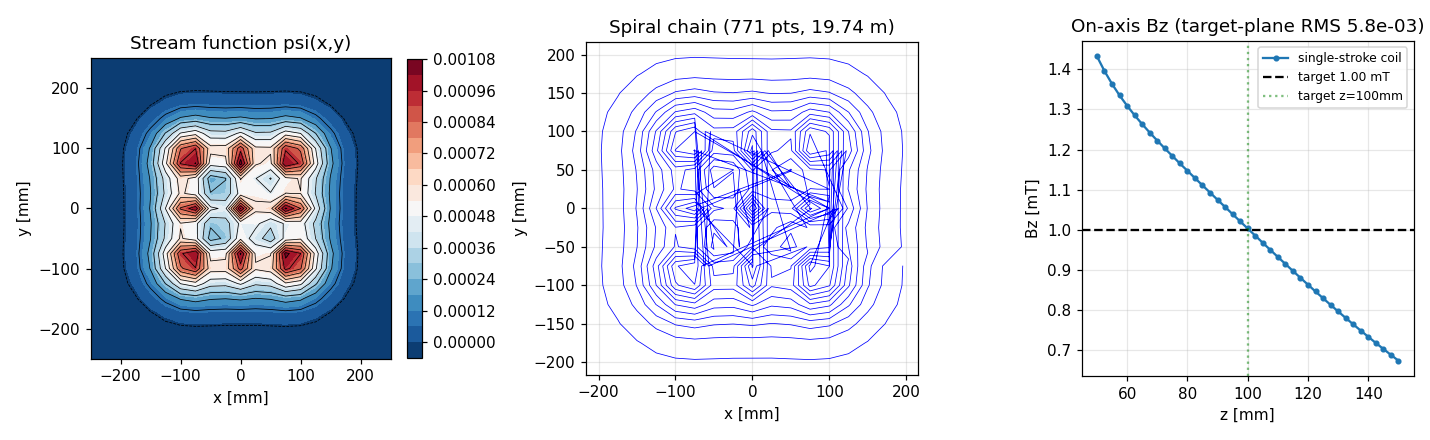

This figure's Python source:
"""SF -> planar uniform-Bz coil (the easy end of single-stroke complexity).

Source surface: square z=0 plane of half-extent `plane_half`.
Target: uniform Bz = B0 at z=target_z over a square of half-extent `target_half`.

Pipeline (same shape as demo_sf_to_peec_gx.py, planar geometry):

  [1] stream function method   target Bz=B0 (constant) over (x,y) at z=h
                                -> psi(x,y) via (ACA+)+TSVD pseudo-inverse
  [2] equal-current contours    psi level set -> nested closed curves
                                (for uniform target -> CONCENTRIC, no
                                fingerprint / no Maxwell-pair complexity)
  [3] single-stroke SPIRAL      open each contour at its rightmost point,
                                connect via short straight blend at the cut
                                line.  Topologically trivial (axisymmetric
                                contour family + Kuijpers Method-1 rung) so
                                the chain has NO criss-cross diagonals.
  [4] CAD                       sweep a round wire along the spiral -> STEP
  [5] PEEC                      chain polyline -> PEECBuilder -> L, R at f
  [6] field                     Bz over the target plane + on-axis profile
  [7] verify                    target uniformity vs manufactured-coil Bz

Path A (compensated iteration) is also available here -- the axisymmetric
contour family DOES vary smoothly with psi (no level-set topology jumps
like the Gx fingerprint), so the iteration is expected to actually
converge here.  This validates the principle "simple coil -> easy
single-stroke -> Path A converges" from the
``radia-mcp aca_tsvd(single_stroke)`` discussion.

Run:  python demo_planar_uniform_coil.py [--n 21] [--nlevels 12]
                                          [--compensated-iter N] [--with-peec]
"""
import argparse
import os
import sys
import time
from pathlib import Path

import numpy as np

HERE = Path(__file__).resolve().parent
sys.path.insert(0, str(HERE.parents[1] / "src"))

from radia.stream_function import aca_tsvd, pseudo_inverse_solve
from radia.biot_savart import h_segments_batch, MU0


# --------------------------------------------------------------------------
# Same exact Biot-Savart segment Hz as the Gx demo (consistent kernel for
# matrix entries and verification field).
# --------------------------------------------------------------------------
def _seg_Hz(O, P1, P2):
    eps = 1.0e-15
    d = P2 - P1
    R21 = float(d @ d)
    o1 = O - P1
    o2 = O - P2
    OR1 = np.sqrt(o1 @ o1)
    OR2 = np.sqrt(o2 @ o2)
    O121 = float(o1 @ d)
    O221 = float(o2 @ d)
    Rc12 = O121 / OR1
    Rc21 = -O221 / OR2
    L = o1 - O121 * d / R21
    L1 = float(L @ L) + eps
    f = (Rc12 + Rc21) / (4.0 * np.pi * L1 * R21)
    return (d[0] * L[1] - d[1] * L[0]) * f


def _loop_Hz(obs, corners):
    hz = 0.0
    for c in range(4):
        n = (c + 1) % 4
        hz += _seg_Hz(obs, corners[c], corners[n])
    return hz


def planar_loop_corners(x, y, dx, dy, z=0.0):
    """4 corners of a quad loop on the z-plane, CCW as seen from +z.

    Order (-,-), (+,-), (+,+), (-,+).  CCW from +z gives a loop whose
    magnetic moment points in +z when carrying positive current.
    """
    return np.array([
        [x - dx / 2, y - dy / 2, z],
        [x + dx / 2, y - dy / 2, z],
        [x + dx / 2, y + dy / 2, z],
        [x - dx / 2, y + dy / 2, z],
    ])


# --------------------------------------------------------------------------
# Contour extraction in (x, y).  No phi-periodicity wrap (unlike the
# cylinder case); matplotlib emits each closed contour as one polyline.
# --------------------------------------------------------------------------
def contour_polylines_xy(psi_xy, x_grid, y_grid, n_levels):
    import matplotlib
    matplotlib.use("Agg")
    import matplotlib.pyplot as plt

    lo, hi = float(psi_xy.min()), float(psi_xy.max())
    if hi <= lo:
        return [], 0.0
    dI = (hi - lo) / n_levels
    levels = lo + (np.arange(n_levels) + 0.5) * dI

    X, Y = np.meshgrid(x_grid, y_grid, indexing="ij")
    fig = plt.figure()
    cs = plt.contour(X, Y, psi_xy, levels=levels)
    plt.close(fig)

    polylines = []
    allsegs = getattr(cs, "allsegs", None)
    if allsegs is None:
        return [], dI
    for segs_at_level in allsegs:
        for poly in segs_at_level:
            if len(poly) < 3:
                continue
            polylines.append(np.asarray(poly, dtype=float))
    return polylines, dI


# --------------------------------------------------------------------------
# Single-stroke SPIRAL: open every contour at its rightmost point (max x),
# sort contours by enclosed area (outer first), connect via straight (x, y)
# rung at the cut.  This is Kuijpers Method-1 specialised to an
# axisymmetric contour family on a planar surface -- the cut line is the
# positive x-axis ray.
# --------------------------------------------------------------------------
def _dedupe_path(path, tol=1.0e-9):
    diffs = np.linalg.norm(np.diff(path, axis=0), axis=1)
    keep = np.concatenate([[True], diffs > tol])
    return path[keep]


def single_stroke_spiral_xy(polylines, n_blend=1):
    """Spiral chain: outer-to-inner, opened at rightmost (max-x) point."""
    n = len(polylines)
    if n == 0:
        return np.zeros((0, 2))

    def cut_index(poly):
        return int(np.argmax(poly[:, 0]))

    def cut_radius_sq(poly):
        i = cut_index(poly)
        return float(poly[i, 0] ** 2 + poly[i, 1] ** 2)

    indices = sorted(range(n), key=lambda k: -cut_radius_sq(polylines[k]))

    chain_parts = []
    for k in indices:
        poly = polylines[k]
        i = cut_index(poly)
        closed = np.linalg.norm(poly[0] - poly[-1]) < 1e-9
        if closed:
            body = poly[:-1]
            opened = np.vstack([body[i:], body[:i]])
        else:
            opened = poly if i == 0 else np.vstack([poly[i:], poly[:i]])

        if chain_parts:
            prev_end = chain_parts[-1][-1]
            t = np.linspace(0.0, 1.0, n_blend + 2)[1:-1]
            if len(t) > 0:
                blend = np.column_stack([
                    prev_end[0] + t * (opened[0, 0] - prev_end[0]),
                    prev_end[1] + t * (opened[0, 1] - prev_end[1]),
                ])
                chain_parts.append(blend)
        chain_parts.append(opened)

    return np.vstack(chain_parts) if chain_parts else np.zeros((0, 2))


def chain_xy_to_3d(chain_xy, z=0.0, dedupe_tol=1.0e-9):
    path = np.column_stack([
        chain_xy[:, 0],
        chain_xy[:, 1],
        z * np.ones(len(chain_xy)),
    ])
    return _dedupe_path(path, tol=dedupe_tol)


def bz_at(path_3d, current, obs):
    segs = np.stack([path_3d[:-1], path_3d[1:]], axis=1)
    H = h_segments_batch(segs, obs, current=current)
    return MU0 * H[:, 2]


def main():
    ap = argparse.ArgumentParser()
    ap.add_argument("--n", type=int, default=21, help="basis grid n x n")
    ap.add_argument("--plane-half", type=float, default=0.25,
                    help="source plane half-extent [m] (default 250 mm)")
    ap.add_argument("--target-half", type=float, default=0.05,
                    help="target region half-extent [m] (default 50 mm)")
    ap.add_argument("--target-z", type=float, default=0.10,
                    help="target plane z above source [m] (default 100 mm)")
    ap.add_argument("--n-target", type=int, default=5,
                    help="target grid n x n (default 5 -> M=25)")
    ap.add_argument("--B0", type=float, default=1.0e-3,
                    help="target uniform Bz [T] (default 1 mT)")
    ap.add_argument("--nlevels", type=int, default=12,
                    help="equal-current contour levels")
    ap.add_argument("--k", type=int, default=0,
                    help="TSVD modes (0 = auto)")
    ap.add_argument("--compensated-iter", type=int, default=0,
                    help="Path-A compensated iteration count (0 = disable). "
                         "On this axisymmetric topology the iteration is "
                         "expected to actually converge.")
    ap.add_argument("--compensated-step", type=float, default=1.0,
                    help="phi update step size (0 < step <= 1)")
    ap.add_argument("--with-peec", action="store_true",
                    help="also run STEP export + PEEC L, R")
    args = ap.parse_args()

    print("=== SF -> planar uniform-Bz coil ===")

    # ------- basis grid: n x n quad loops on z = 0 plane ----------------
    g = np.linspace(-args.plane_half, args.plane_half, args.n)
    dx = dy = (2 * args.plane_half) / (args.n - 1)
    corners_list = []
    for xi in g:
        for yi in g:
            corners_list.append(planar_loop_corners(xi, yi, dx, dy))
    N = len(corners_list)

    # ------- target 3D points at z = target_z ---------------------------
    gt = np.linspace(-args.target_half, args.target_half, args.n_target)
    Xt, Yt = np.meshgrid(gt, gt, indexing="ij")
    obs = np.column_stack([Xt.ravel(), Yt.ravel(),
                            args.target_z * np.ones(Xt.size)])
    M = obs.shape[0]
    B_target = args.B0 * np.ones(M)

    def entry(i, j):
        return _loop_Hz(obs[i], corners_list[j])

    # ------- [1] SF solve via (ACA+)+TSVD --------------------------------
    modes = min(M, N) if args.k <= 0 else min(args.k, M, N)
    res = aca_tsvd(M, N, entry, modes=modes, kmax=min(M, N),
                   aca_eps=1.0e-8, method=3)
    k_use = res.modes if args.k <= 0 else min(args.k, res.modes)
    psi = pseudo_inverse_solve(res, B_target, k_mode=k_use)

    print(f"[1] SF design: plane {args.n}x{args.n} -> N={N} basis loops,"
          f" M={M} target obs at z={args.target_z*1e3:.0f}mm")
    print(f"    ACA+ k_aca = {res.k_aca} (of min(M,N)={min(M, N)}),"
          f" TSVD modes used = {k_use}")

    # Continuous residual = how well the SF design hits B_target
    A_psi = np.array([sum(entry(i, j) * psi[j] for j in range(N))
                      for i in range(M)])
    cont_res = float(np.linalg.norm(A_psi - B_target) /
                     (np.linalg.norm(B_target) + 1e-30))
    print(f"    continuous SF: ||A psi - B0||/||B0|| = {cont_res:.3e}")

    psi_xy = psi.reshape(args.n, args.n)

    # ------- [2] equal-current contours ---------------------------------
    polylines, dI = contour_polylines_xy(psi_xy, g, g, args.nlevels)
    n_wire = len(polylines)
    if n_wire == 0:
        print("[2] no usable contours (psi is constant). aborting.")
        return
    print(f"[2] contours: {n_wire} closed curves, dI = {dI:.4g}")

    # ------- [3a] Path-A compensated iteration (optional) ---------------
    if args.compensated_iter > 0:
        print(f"[3a] Path-A compensated iteration "
              f"({args.compensated_iter} iters, step={args.compensated_step})")
        best_psi = psi.copy()
        best_polylines = polylines
        best_res_norm = float("inf")
        for it in range(args.compensated_iter):
            chain_it = single_stroke_spiral_xy(polylines)
            path_it = chain_xy_to_3d(chain_it)
            Bz_unit_it = bz_at(path_it, 1.0, obs)
            denom_it = float(np.dot(Bz_unit_it, Bz_unit_it))
            I_w_it = float(np.dot(Bz_unit_it, B_target) / denom_it) \
                if denom_it > 0 else 0.0
            residual = B_target - I_w_it * Bz_unit_it
            res_norm = float(np.linalg.norm(residual) /
                             (np.linalg.norm(B_target) + 1e-30))
            tag = ""
            if res_norm < best_res_norm:
                best_res_norm = res_norm
                best_psi = psi.copy()
                best_polylines = polylines
                tag = " <-- best"
            print(f"     iter {it+1}: I_w = {I_w_it:.3e},"
                  f" |B_target - chain|/|B_target| = {res_norm:.3e}{tag}")
            delta_phi = pseudo_inverse_solve(res, residual, k_mode=k_use)
            psi = psi + args.compensated_step * delta_phi
            psi_xy = psi.reshape(args.n, args.n)
            polylines, dI = contour_polylines_xy(
                psi_xy, g, g, args.nlevels)
            if not polylines:
                print("     iter aborted: psi became flat")
                break
        psi = best_psi
        polylines = best_polylines
        psi_xy = psi.reshape(args.n, args.n)
        print(f"     final: best residual = {best_res_norm:.3e}")

    # ------- [3] single-stroke spiral chain ------------------------------
    chain_xy = single_stroke_spiral_xy(polylines)
    path = chain_xy_to_3d(chain_xy)
    seg_lens = np.linalg.norm(np.diff(path, axis=0), axis=1)
    length = float(seg_lens.sum())
    print(f"[3] spiral chain: {len(path)} points,"
          f" {len(path) - 1} segments, wire length = {length:.3f} m"
          f" (one continuous conductor)")

    # ------- [6][7] field of single-stroke coil over the target ---------
    Bz_unit = bz_at(path, 1.0, obs)
    denom = float(np.dot(Bz_unit, Bz_unit))
    I_w = float(np.dot(Bz_unit, B_target) / denom) if denom > 0 else 0.0
    Bz_dsv = I_w * Bz_unit
    rms = float(np.linalg.norm(Bz_dsv - B_target) /
                (np.linalg.norm(B_target) + 1e-30))
    Bz_mean = float(np.mean(Bz_dsv))
    Bz_max = float(np.max(Bz_dsv))
    Bz_min = float(np.min(Bz_dsv))
    nonuniformity = (Bz_max - Bz_min) / (abs(Bz_mean) + 1e-30)
    print(f"[6] best-fit single current I_w = {I_w:.4g} A,"
          f" target-plane RMS = {rms:.3e}")
    print(f"    Bz over target: mean = {Bz_mean:.3e} T,"
          f" range = [{Bz_min:.3e}, {Bz_max:.3e}] T,"
          f" peak-to-peak / mean = {nonuniformity:.3e}")
    print(f"    (target B0 = {args.B0:.3e} T)")

    # On-axis Bz vs z to visualise coil's region of uniformity
    zv = np.linspace(0.5 * args.target_z, 1.5 * args.target_z, 41)
    obs_axis = np.column_stack([np.zeros_like(zv), np.zeros_like(zv), zv])
    Bz_axis = bz_at(path, I_w, obs_axis)
    print(f"[7] on-axis Bz at z={args.target_z*1e3:.0f}mm: {Bz_axis[20]:.3e} T")

    if args.with_peec:
        run_peec_chain(path, I_w)

    # ------- plot -------------------------------------------------------
    try:
        import matplotlib
        matplotlib.use("Agg")
        import matplotlib.pyplot as plt
        plt.rcParams["pdf.fonttype"] = 42
        fig = plt.figure(figsize=(13, 4))

        ax1 = fig.add_subplot(1, 3, 1)
        cf = ax1.contourf(g * 1e3, g * 1e3, psi_xy.T, levels=20, cmap="RdBu_r")
        lo, hi = psi_xy.min(), psi_xy.max()
        if hi > lo:
            lv = lo + (np.arange(args.nlevels) + 0.5) * (hi - lo) / args.nlevels
            ax1.contour(g * 1e3, g * 1e3, psi_xy.T, levels=lv,
                        colors="k", linewidths=0.5)
        ax1.set_xlabel("$x$ (mm)")
        ax1.set_ylabel("$y$ (mm)")
        ax1.set_aspect("equal")
        ax1.text(0.02, 0.96, "(a)", transform=ax1.transAxes, fontsize=10)
        fig.colorbar(cf, ax=ax1, fraction=0.045)

        ax2 = fig.add_subplot(1, 3, 2)
        ax2.plot(path[:, 0] * 1e3, path[:, 1] * 1e3, "b-", lw=0.5)
        ax2.set_xlabel("$x$ (mm)"); ax2.set_ylabel("$y$ (mm)")
        ax2.set_aspect("equal")
        ax2.text(0.02, 0.96, "(b)", transform=ax2.transAxes, fontsize=10)
        ax2.grid(alpha=0.3)

        ax3 = fig.add_subplot(1, 3, 3)
        ax3.plot(zv * 1e3, Bz_axis * 1e3, "o-", ms=3, label="single-stroke coil")
        ax3.axhline(args.B0 * 1e3, color="k", linestyle="--",
                    label=f"target {args.B0*1e3:.2f} mT")
        ax3.axvline(args.target_z * 1e3, color="g", linestyle=":",
                    alpha=0.5, label=f"target z={args.target_z*1e3:.0f}mm")
        ax3.set_xlabel("$z$ (mm)"); ax3.set_ylabel("$B_z$ (mT)")
        ax3.text(0.02, 0.96, "(c)", transform=ax3.transAxes, fontsize=10)
        ax3.legend(loc="best", fontsize=8); ax3.grid(alpha=0.3)

        out = HERE / "demo_planar_uniform_coil.png"
        fig.tight_layout()
        fig.savefig(out, dpi=110)
        print(f"Saved plot: {out.name}")
    except ImportError:
        print("(matplotlib not installed; skipped plot)")


def run_peec_chain(path, I_w):
    """[4] CAD STEP via build123d Spline + Frenet sweep + [5] PEEC L, R."""
    stride = max(1, len(path) // 500)
    cpath = path[::stride]
    if not np.allclose(cpath[-1], path[-1]):
        cpath = np.vstack([cpath, path[-1]])
    diffs = np.linalg.norm(np.diff(cpath, axis=0), axis=1)
    cpath = cpath[np.concatenate([[True], diffs > 1.0e-4])]

    step_path = str(HERE / "planar_uniform_coil.step")
    try:
        import build123d as b3d
        from radia.coil_from_cad import export_step_with_labels
        mm = 1000.0
        pmm = cpath * mm
        seg_lens = np.linalg.norm(np.diff(pmm, axis=0), axis=1)
        r_wire = float(max(0.2, min(1.0, 0.25 * np.median(seg_lens))))
        t0 = time.time()
        try:
            wire = b3d.Spline(*[b3d.Vector(float(x), float(y), float(z))
                                for x, y, z in pmm])
            # tangent at first segment
            tan = pmm[1] - pmm[0]
            tan = tan / np.linalg.norm(tan)
            pl = b3d.Plane(origin=b3d.Vector(*pmm[0]), z_dir=b3d.Vector(*tan))
            sec = pl.location * b3d.Circle(radius=r_wire).face()
            solid = b3d.sweep(sec, path=wire, is_frenet=True)
            try:
                solid.label = "coil"
            except Exception:
                pass
            export_step_with_labels([solid], step_path)
            print(f"[4] CAD: round wire r={r_wire:.2f}mm swept along spiral -> "
                  f"{os.path.basename(step_path)} ({os.path.getsize(step_path)//1024} KB,"
                  f" vol={solid.volume:.0f} mm^3, {time.time()-t0:.1f}s)")
        except Exception as se:
            poly = b3d.Polyline(*[b3d.Vector(float(x), float(y), float(z))
                                  for x, y, z in pmm])
            b3d.export_step(poly, step_path)
            print(f"[4] CAD: solid sweep failed ({type(se).__name__}); "
                  f"exported Polyline WIRE -> {os.path.basename(step_path)}"
                  f" ({os.path.getsize(step_path)//1024} KB)")
    except Exception as e:
        print(f"[4] CAD STEP export FAILED: {type(e).__name__}: {str(e)[:120]}")

    try:
        from radia.peec_matrices import PEECBuilder
        from radia.peec_topology import PEECCircuitSolver
        b = PEECBuilder()
        nodes = [b.add_node_at(float(p[0]), float(p[1]), float(p[2]))
                 for p in cpath]
        seg_lens = np.linalg.norm(np.diff(cpath, axis=0), axis=1)
        w = hh = float(max(2.0e-4, min(2.0e-3, 0.2 * np.median(seg_lens))))
        for i in range(len(nodes) - 1):
            b.add_connected_segment(nodes[i], nodes[i + 1], w, hh, sigma=5.8e7)
        b.add_port(nodes[0], nodes[-1])
        topo = b.build_topology()
        solver = PEECCircuitSolver(topo)
        freq = 1.0e3
        t0 = time.time()
        Z = solver.compute_port_impedance(freq)
        Zc = complex(np.asarray(Z).ravel()[0]) if np.ndim(Z) else complex(Z)
        L = Zc.imag / (2 * np.pi * freq)
        R = Zc.real
        length = float(np.sum(np.linalg.norm(np.diff(cpath, axis=0), axis=1)))
        print(f"[5] PEEC ({len(nodes) - 1} filament segs, {length:.2f} m @ {freq:.0f} Hz,"
              f" {time.time()-t0:.1f}s): L = {L * 1e6:.3f} uH, R = {R * 1e3:.3f} mOhm")
    except Exception as e:
        import traceback
        traceback.print_exc()
        print(f"[5] PEEC FAILED: {type(e).__name__}: {str(e)[:120]}")


if __name__ == "__main__":
    main()
